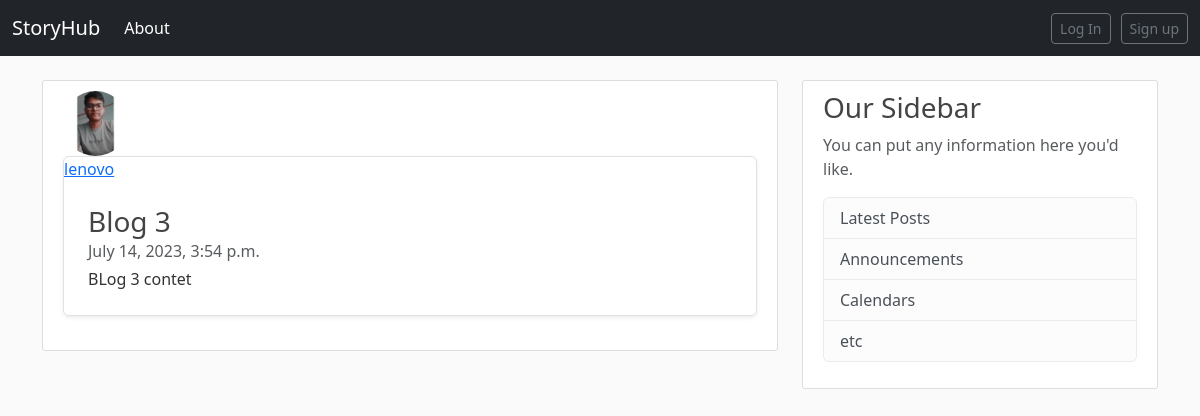
/6/, run on the app's committed database.
### blog/models.py (models this page shows, shortened)
class Post(models.Model):
    title=models.CharField(max_length=100)
    content=models.TextField()
    date_posted=models.DateTimeField(default=timezone.now)
    author=models.ForeignKey(User,on_delete=models.CASCADE)

### user/models.py (models this page shows, shortened)
class Profile(models.Model):
    user=models.OneToOneField(User,on_delete=models.CASCADE)
    image=models.ImageField(default='default.jpg',upload_to='profile_pics')
    bio=models.TextField(default='')

### blog/views.py (the view)
# urls.py: path('<int:pk>/', views.PostDetailView.as_view(), name='post-detail'),
class PostDetailView(DetailView):
    model = Post

### blog/templates/blog/post_detail.html (shortened to what this page needs)
{% extends "blog/base.html" %}
{% block content %}
        <article class="media content-section col-md-12">
            <img class="rounded-circle article-img" src="{{ object.author.profile.image.url }}">
            <div class="row g-0 border rounded overflow-hidden flex-md-row mb-4 shadow-sm h-md-250 position-relative" >
              <a class="mr-2" href="{% url 'user-post' object.author.username %}">{{object.author}}</a>
              <div class="col p-4 d-flex flex-column position-static">
                <h3 class="mb-0">{{ object.title }}</h3>
                <div class="mb-1 text-body-secondary"> {{ object.date_posted}} </div>
                <p class="card-text mb-auto">{{ object.content }}</p>
              </div>
            </div>
        </article>
{% endblock content %}

### blog/static/blog/main.css (style rules this page uses)
body { background: #fafafa; color: #333333; margin-top: 5rem; }
h1, h2, h3, h4, h5, h6 { color: #444444; }
.content-section { background: #ffffff; padding: 10px 20px; border: 1px solid #dddddd; border-radius: 3px; margin-bottom: 20px; }
.article-img { height: 65px; width: 65px; margin-right: 16px; }

### data on the page
Post: author.profile.image (picture), author "lenovo", title "Blog 3", date_posted "July 14, 2023, 3:54 p.m.", content "BLog 3 contet"
